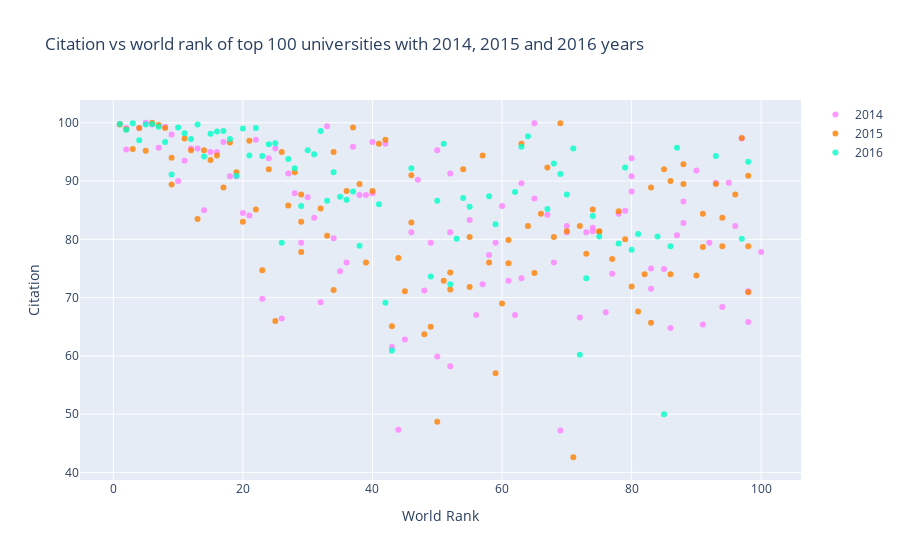

Notebook code cell kept with this figure:
### Markdown cell above
# Scatter
Scatter Example: Citation vs world rank of top 100 universities with 2014, 2015 and 2016 years

* Import graph_objs as *go*
* Creating traces
    * x = x axis
    * y = y axis
    * mode = type of plot like marker, line or line + markers
    * name = name of the plots
    * marker = marker is used with dictionary. 
        * color = color of lines. It takes RGB (red, green, blue) and opacity (alpha)
    * text = The hover text (hover is curser)
* data = is a list that we add traces into it
* layout = it is dictionary.
    * title = title of layout
    * x axis = it is dictionary
        * title = label of x axis
        * ticklen = length of x axis ticks
        * zeroline = showing zero line or not
    * y axis = it is dictionary and same with x axis
* fig = it includes data and layout
* iplot() = plots the figure(fig) that is created by data and layout

### Code cell
# prepare data frames
df2014 = timesData[timesData.year == 2014].iloc[:100,:]
df2015 = timesData[timesData.year == 2015].iloc[:100,:]
df2016 = timesData[timesData.year == 2016].iloc[:100,:]

import plotly.graph_objs as go

# creating trace1
trace1 =go.Scatter(
                    x = df2014.world_rank,
                    y = df2014.citations,
                    mode = "markers",
                    name = "2014",
                    marker = dict(color = 'rgba(255, 128, 255, 0.8)'),
                    text= df2014.university_name)
# creating trace2
trace2 =go.Scatter(
                    x = df2015.world_rank,
                    y = df2015.citations,
                    mode = "markers",
                    name = "2015",
                    marker = dict(color = 'rgba(255, 128, 2, 0.8)'),
                    text= df2015.university_name)
# creating trace3
trace3 =go.Scatter(
                    x = df2016.world_rank,
                    y = df2016.citations,
                    mode = "markers",
                    name = "2016",
                    marker = dict(color = 'rgba(0, 255, 200, 0.8)'),
                    text= df2016.university_name)

data = [trace1, trace2, trace3]
layout = dict(title = 'Citation vs world rank of top 100 universities with 2014, 2015 and 2016 years',
              xaxis= dict(title= 'World Rank',ticklen= 5,zeroline= False),
              yaxis= dict(title= 'Citation',ticklen= 5,zeroline= False)
             )

fig = dict(data = data, layout = layout)
iplot(fig)

### Figure 1 — Plotly figure (JSON) as saved in the notebook; plotly's stock layout.template omitted (floating-point values rounded to 4 significant figures)
{"data": [{"marker": {"color": "rgba(255, 128, 255, 0.8)"}, "mode": "markers", "name": "2014", "text": ["California Institute of Technology", "Harvard University", "University of Oxford", "Stanford University", "Massachusetts Institute of Technology", "Princeton University", "University of Cambridge", "University of California, Berkeley", "University of Chicago", "Imperial College London", "Yale University", "University of California, Los Angeles", "Columbia University", "ETH Zurich – Swiss Federal Institute of Technology Zurich", "Johns Hopkins University", "University of Pennsylvania", "Duke University", "University of Michigan", "Cornell University", "University of Toronto", "University College London", "Northwestern University", "University of Tokyo", "Carnegie Mellon University", "University of Washington", "National University of Singapore", "University of Texas at Austin", "Georgia Institute of Technology", "University of Illinois at Urbana-Champaign", "University of Wisconsin-Madison", "University of British Columbia", "London School of Economics and Political Science", "University of California, Santa Barbara", "University of Melbourne", "McGill University", "Karolinska Institute", "École Polytechnique Fédérale de Lausanne", "King’s College London", "University of Edinburgh", "New York University", "University of California, San Diego", "Washington University in St Louis", "University of Hong Kong", "Seoul National University", "Peking University", "University of Minnesota", "University of North Carolina at Chapel Hill", "Australian National University", "Pennsylvania State University", "Boston University", "Tsinghua University", "Brown University", "Kyoto University", "University of California, Davis", "LMU Munich", "Korea Advanced Institute of Science and Technology (KAIST)", "Hong Kong University of Science and Technology", "University of Manchester", "Ohio State University", "Pohang University of Science and Technology", "KU Leuven", "Purdue University", "The University of Queensland", "University of Göttingen", "Rice University", "École Normale Supérieure", "Leiden University", "Heidelberg University", "Delft University of Technology", "University of Southern California", "École Polytechnique", "University of Sydney", "Erasmus University Rotterdam", "University of Basel", "Utrecht University", "Nanyang Technological University", "Wageningen University and Research Center", "University of Pittsburgh", "University of Bristol", "Durham University", "Emory University", "Tufts University", "Michigan State University", "University of Amsterdam", "Ghent University", "Free University of Berlin", "Technical University of Munich", "Case Western Reserve University", "Vanderbilt University", "University of Notre Dame", "Monash University", "McMaster University", "University of California, Irvine", "Humboldt University of Berlin", "University of Rochester", "Pierre and Marie Curie University", "University of Colorado Boulder", "Maastricht University", "University of Groningen", "University of Helsinki"], "type": "scatter", "x": ["1", "2", "2", "4", "5", "6", "7", "8", "9", "10", "11", "12", "13", "14", "15", "16", "17", "18", "19", "20", "21", "22", "23", "24", "25", "26", "27", "28", "29", "30", "31", "32", "33", "34", "35", "36", "37", "38", "39", "40", "40", "42", "43", "44", "45", "46", "47", "48", "49", "50", "50", "52", "52", "52", "55", "56", "57", "58", "59", "60", "61", "62", "63", "63", "65", "65", "67", "68", "69", "70", "70", "72", "73", "74", "74", "76", "77", "78", "79", "80", "80", "80", "83", "83", "85", "86", "87", "88", "88", "90", "91", "92", "93", "94", "95", "96", "97", "98", "98", "100"], "y": [99.8, 99.1, 95.4, 99.1, 100, 99.7, 95.7, 99.3, 98, 90, 93.5, 95.6, 95.6, 85, 95, 95, 96.7, 90.8, 90.8, 84.5, 84.1, 97.1, 69.8, 93.9, 95.6, 66.4, 91.3, 87.9, 79.4, 87.2, 83.7, 69.2, 99.4, 80.2, 74.5, 76, 95.9, 87.6, 87.6, 87.9, 96.7, 96.4, 61.5, 47.3, 62.8, 81.2, 90.2, 71.2, 79.4, 95.3, 59.9, 91.3, 58.2, 81.2, 83.3, 67, 72.3, 77.3, 79.4, 85.7, 72.9, 67, 73.3, 89.6, 99.9, 87, 84.2, 76, 47.2, 81.2, 82.3, 66.6, 81.2, 81.4, 82, 67.5, 74.1, 84.4, 84.9, 88.2, 90.8, 93.9, 71.5, 75, 74.9, 64.8, 80.7, 82.8, 86.5, 91.8, 65.4, 79.4, 89.7, 68.4, 89.7, 82.3, 97.3, 65.8, 71.1, 77.8]}, {"marker": {"color": "rgba(255, 128, 2, 0.8)"}, "mode": "markers", "name": "2015", "text": ["California Institute of Technology", "Harvard University", "University of Oxford", "Stanford University", "University of Cambridge", "Massachusetts Institute of Technology", "Princeton University", "University of California, Berkeley", "Imperial College London", "Yale University", "University of Chicago", "University of California, Los Angeles", "ETH Zurich – Swiss Federal Institute of Technology Zurich", "Columbia University", "Johns Hopkins University", "University of Pennsylvania", "University of Michigan", "Duke University", "Cornell University", "University of Toronto", "Northwestern University", "University College London", "University of Tokyo", "Carnegie Mellon University", "National University of Singapore", "University of Washington", "Georgia Institute of Technology", "University of Texas at Austin", "LMU Munich", "University of Illinois at Urbana-Champaign", "University of Wisconsin-Madison", "University of British Columbia", "University of Melbourne", "London School of Economics and Political Science", "École Polytechnique Fédérale de Lausanne", "University of Edinburgh", "University of California, Santa Barbara", "New York University", "McGill University", "King’s College London", "University of California, San Diego", "Washington University in St Louis", "University of Hong Kong", "Karolinska Institute", "Australian National University", "University of Minnesota", "University of North Carolina at Chapel Hill", "Peking University", "Tsinghua University", "Seoul National University", "Hong Kong University of Science and Technology", "Korea Advanced Institute of Science and Technology (KAIST)", "University of Manchester", "Brown University", "KU Leuven", "University of California, Davis", "Boston University", "Pennsylvania State University", "Kyoto University", "University of Sydney", "Nanyang Technological University", "École Polytechnique", "Scuola Normale Superiore di Pisa", "Leiden University", "The University of Queensland", "Pohang University of Science and Technology", "University of Göttingen", "Ohio State University", "Rice University", "Heidelberg University", "Delft University of Technology", "Erasmus University Rotterdam", "Wageningen University and Research Center", "University of Bristol", "University of Basel", "University of Southern California", "University of Amsterdam", "École Normale Supérieure", "Utrecht University", "Humboldt University of Berlin", "Free University of Berlin", "Michigan State University", "Durham University", "Monash University", "Middle East Technical University", "University of Arizona", "University of Notre Dame", "Tufts University", "University of California, Irvine", "Ghent University", "University of Massachusetts", "University of Pittsburgh", "Emory University", "McMaster University", "University of Glasgow", "Vanderbilt University", "University of Colorado Boulder", "Stockholm University", "Technical University of Munich", "Uppsala University"], "type": "scatter", "x": ["1", "2", "3", "4", "5", "6", "7", "8", "9", "9", "11", "12", "13", "14", "15", "16", "17", "18", "19", "20", "21", "22", "23", "24", "25", "26", "27", "28", "29", "29", "29", "32", "33", "34", "34", "36", "37", "38", "39", "40", "41", "42", "43", "44", "45", "46", "46", "48", "49", "50", "51", "52", "52", "54", "55", "55", "57", "58", "59", "60", "61", "61", "63", "64", "65", "66", "67", "68", "69", "70", "71", "72", "73", "74", "75", "75", "77", "78", "79", "80", "81", "82", "83", "83", "85", "86", "86", "88", "88", "90", "91", "91", "93", "94", "94", "96", "97", "98", "98", "98"], "y": [99.7, 98.9, 95.5, 99.1, 95.2, 100, 99.6, 99.1, 89.4, 94, 97.3, 95.3, 83.5, 95.3, 93.6, 94.4, 88.9, 96.6, 91.5, 83, 96.9, 85.1, 74.7, 92, 66, 95, 85.8, 91.5, 83, 77.8, 87.7, 85.3, 80.6, 71.3, 95, 88.3, 99.2, 89.5, 76, 88.3, 96.4, 97.1, 65.1, 76.8, 71.1, 82.9, 91, 63.7, 65, 48.7, 72.9, 71.4, 74.3, 92, 71.8, 80.4, 94.4, 76, 57, 69, 75.9, 79.9, 96.4, 82.3, 74.2, 84.4, 92.3, 80.4, 99.9, 81.4, 42.6, 82.3, 77.5, 85.1, 81.4, 81.3, 76.6, 84.8, 80, 71.9, 67.6, 74, 88.9, 65.7, 92, 74, 90, 92.9, 89.5, 73.8, 78.7, 84.4, 89.5, 78.8, 83.7, 87.7, 97.4, 90.9, 78.8, 70.9]}, {"marker": {"color": "rgba(0, 255, 200, 0.8)"}, "mode": "markers", "name": "2016", "text": ["California Institute of Technology", "University of Oxford", "Stanford University", "University of Cambridge", "Massachusetts Institute of Technology", "Harvard University", "Princeton University", "Imperial College London", "ETH Zurich – Swiss Federal Institute of Technology Zurich", "University of Chicago", "Johns Hopkins University", "Yale University", "University of California, Berkeley", "University College London", "Columbia University", "University of California, Los Angeles", "University of Pennsylvania", "Cornell University", "University of Toronto", "Duke University", "University of Michigan", "Carnegie Mellon University", "London School of Economics and Political Science", "University of Edinburgh", "Northwestern University", "National University of Singapore", "King’s College London", "Karolinska Institute", "LMU Munich", "New York University", "École Polytechnique Fédérale de Lausanne", "University of Washington", "University of Melbourne", "University of British Columbia", "KU Leuven", "University of Illinois at Urbana-Champaign", "Heidelberg University", "McGill University", "University of California, San Diego", "University of California, Santa Barbara", "Georgia Institute of Technology", "Peking University", "University of Tokyo", "University of California, Davis", "University of Hong Kong", "University of Texas at Austin", "Tsinghua University", "Wageningen University and Research Center", "Humboldt University of Berlin", "University of Wisconsin-Madison", "Brown University", "Australian National University", "Technical University of Munich", "École Normale Supérieure", "Nanyang Technological University", "University of Manchester", "University of Sydney", "University of Amsterdam", "Hong Kong University of Science and Technology", "The University of Queensland", "Washington University in St Louis", "Utrecht University", "University of North Carolina at Chapel Hill", "Boston University", "Delft University of Technology", "University of Minnesota", "Leiden University", "University of Southern California", "University of Bristol", "Durham University", "Erasmus University Rotterdam", "Free University of Berlin", "Monash University", "University of Groningen", "Pennsylvania State University", "University of Glasgow", "University of Helsinki", "University of Tübingen", "University of Pittsburgh", "University of Warwick", "Uppsala University", "University of Copenhagen", "University of New South Wales", "University of Freiburg", "Seoul National University", "University of St Andrews", "Vanderbilt University", "Kyoto University", "Maastricht University", "Emory University", "Lund University", "Ohio State University", "University of Exeter", "University of Bonn", "Georgetown University", "McMaster University", "University of Sheffield", "Queen Mary University of London", "University of Göttingen", "Michigan State University"], "type": "scatter", "x": ["1", "2", "3", "4", "5", "6", "7", "8", "9", "10", "11", "12", "13", "14", "15", "16", "17", "18", "19", "20", "21", "22", "23", "24", "25", "26", "27", "28", "29", "30", "31", "32", "33", "34", "35", "36", "37", "38", "=39", "=39", "41", "42", "43", "=44", "=44", "46", "=47", "=47", "49", "50", "51", "52", "53", "54", "55", "=56", "=56", "58", "59", "=60", "=60", "62", "63", "64", "=65", "=65", "67", "68", "69", "70", "71", "72", "73", "74", "75", "=76", "=76", "78", "79", "80", "81", "=82", "=82", "84", "85", "86", "87", "=88", "=88", "=90", "=90", "=90", "93", "=94", "=94", "=94", "97", "98", "=99", "=99"], "y": [99.8, 98.8, 99.9, 97, 99.7, 99.8, 99.3, 96.7, 91.1, 99.2, 98.2, 97.2, 99.7, 94.2, 98.1, 98.5, 98.6, 97.2, 90.9, 99, 94.4, 99.1, 94.3, 96.3, 96.5, 79.4, 93.8, 92.2, 85.7, 95.3, 94.6, 98.6, 86.6, 91.5, 87.3, 86.8, 88.2, 78.9, 98.7, 99.2, 86, 69.1, 60.9, 84.3, 70.1, 92.2, 58.8, 87.8, 73.6, 86.6, 96.4, 72.3, 80.1, 87.1, 85.6, 77.3, 77.5, 87.4, 82.6, 82.4, 99.2, 88.1, 95.9, 97.7, 61.5, 88, 85.2, 93, 91.2, 87.7, 95.6, 60.2, 73.3, 84, 80.5, 92.3, 82.1, 79.3, 92.3, 78.2, 80.9, 86.2, 82.1, 80.5, 50, 78.8, 95.7, 46.6, 82.7, 96.7, 81.3, 83.2, 94.3, 85.3, 82.5, 84.9, 80.1, 93.3, 72.7, 76.8]}], "layout": {"title": {"text": "Citation vs world rank of top 100 universities with 2014, 2015 and 2016 years"}, "xaxis": {"ticklen": 5, "title": {"text": "World Rank"}, "zeroline": false}, "yaxis": {"ticklen": 5, "title": {"text": "Citation"}, "zeroline": false}}}
